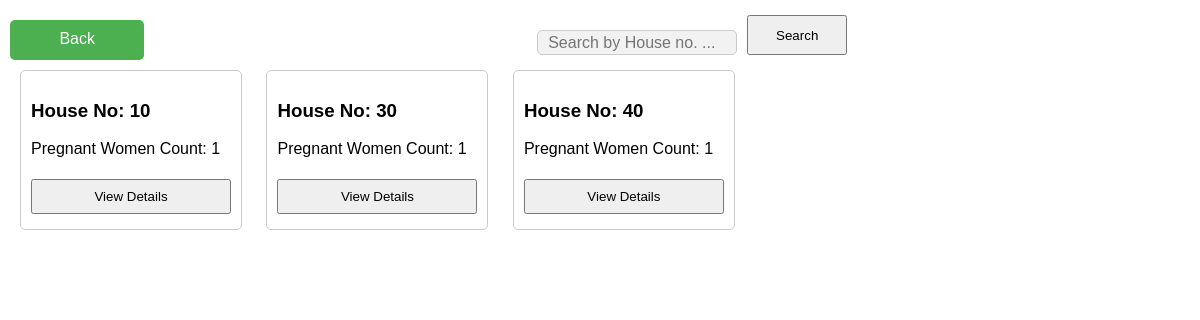
The app's page /pregnant with its own data.
### ashaease/models.py (models this page shows)
class House(models.Model):
    user = models.ForeignKey(User, on_delete=models.CASCADE, related_name="houses")
    house_no = models.CharField(max_length=20)
    house_address = models.TextField()
    no_of_members = models.IntegerField(default=0)
    added_no_of_members = models.IntegerField(default=0)
    is_no_of_members_added = models.BooleanField(default=False)
    child_onboard = models.BooleanField(default=False)
    child_cound = models.IntegerField(default=0)
    added_child_cound = models.IntegerField(default=0)
    is_child_added = models.BooleanField(default=False)
    pregnant_onboard = models.BooleanField(default=False)
    pregnant_cound = models.IntegerField(default=0)
    added_pregnant_cound = models.IntegerField(default=0)
    is_pregnant_added = models.BooleanField(default=False)
    patients_onboard = models.BooleanField(default=False)
    patients_cound = models.IntegerField(default=0)
    added_patients_cound = models.IntegerField(default=0)
    is_patients_added = models.BooleanField(default=False)

### ashaease/views.py (the view)
# urls.py: path('pregnant', views.pregnant, name='pregnant'),
def pregnant(request):
    houses = House.objects.filter(pregnant_onboard=True)
    context = {
        'houses' : houses,
    }
    return render(request, 'pregnant.html', context)

### ashaease/templates/pregnant.html (shortened to what this page needs)
<!DOCTYPE html>
<html lang="en">
<head>
</head>
<body>
    <div style="display: flex; height: 50px;">
        <a class="btn" href="home" style="margin-top: 10px;">Back</a>
        <form method="post" action="search_pregnant" style="display: flex; margin-right: auto; margin-left: auto;">
            <input type="text" id="searchInput" name="house_no" placeholder="Search by House no. ..." style="width: 200px; margin-right: 10px;">
            <button style="width: 100px; align-items: baseline;" type="submit">Search</button>
        </form>
     </div>
    <div id="cardContainer">
        {% for i in houses %}
        <div class="card">
            <h3>House No: {{ i.house_no }}</h3>
            <p>Pregnant Women Count: {{ i.pregnant_cound }}</p>
            <form method="post" action="house_details">
                <button type="submit">View Details</button>
            </form>
        </div>
        {% endfor %}
    </div>
</body>
</html>

### ashaease/templates/pregnant.html (style rules this page uses)
body { margin: 10px; padding: 0; font-family: Arial, sans-serif; }
.card { border: 1px solid #ccc; border-radius: 5px; padding: 10px; margin: 10px; width: 200px; display: inline-block; vertical-align: top; }
#searchInput { margin-top: 20px; margin-left: 50px; padding: 10px; width: 80%; border: 1px solid #ccc; border-radius: 5px; font-size: 16px; background-color: #f2f2f2; box-sizing: border-box; outline: none; }
.btn { width: 8%; background-color: #4CAF50; border: none; color: white; padding: 10px 20px; text-align: center; text-decoration: none; display: inline-block; font-size: 16px; border-radius: 5px; cursor: pointer; }
input[type="text"], button { padding: 8px; margin: 5px 0; width: 100%; box-sizing: border-box; }

### records on screen
House: house_no "10", pregnant_cound "1"
House: house_no "30", pregnant_cound "1"
House: house_no "40", pregnant_cound "1"
